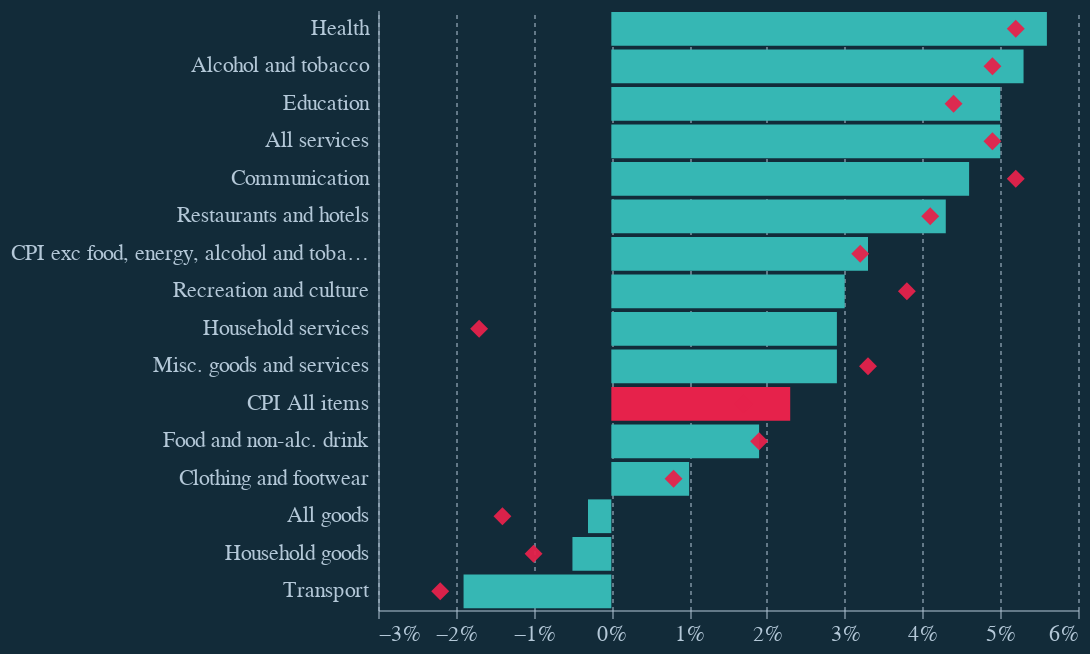

Write notebook code for a chart like this one.
### Code cell
bars = alt.Chart(df).mark_bar().encode(
    alt.X('Oct 2024:Q').axis(format='%'),
    alt.Y('Division:N').sort('-x'),
    color=alt.condition(alt.datum.Division == 'CPI All items', alt.value('#e6224b'), alt.value('#36b7b4'))
)

points = alt.Chart(df).mark_point(shape='diamond').encode(
    alt.X('Sep 2024:Q').axis(format='%'),
    alt.Y('Division:N').sort('-x')
)

# bars + points + image
bars + points

### Figure 1 — Vega-Lite specification as saved in the notebook (floating-point values rounded to 4 significant figures)
{"config": {"background": "#122b39", "font": "Circular Std", "text": {"color": "#b4c8d8", "font": "Circular Std", "align": "left", "dx": 7, "dy": 0, "fontSize": 11}, "view": {"stroke": null, "continuousWidth": 350, "continuousHeight": 280, "discreteWidth": 400, "discreteHeight": 300}, "bar": {"color": "#179fdb"}, "line": {"color": "#e6224b"}, "rule": {"color": "#b4c8d8"}, "point": {"filled": true, "size": 80, "color": "#e6224b", "opacity": 0.95}, "geoshape": {"stroke": "white", "strokeWidth": 0.3}, "axis": {"labelColor": "#b4c8d8", "labelFontSize": 11, "labelFont": "Circular Std", "tickColor": "#b4c8d8", "tickOpacity": 0.5, "domainColor": "#b4c8d8", "domainOpacity": 0.5, "gridColor": "#b4c8d8", "gridDash": [2, 2], "gridOpacity": 0.5, "title": null, "titleColor": "#b4c8d8", "tickSize": 4}, "axisXDiscrete": {"grid": false, "labelAngle": 0, "tickCount": 10, "tickOpacity": 0.5, "title": null}, "axisYDiscrete": {"ticks": false, "labelPadding": 5}, "axisXTemporal": {"grid": false, "ticks": true}, "axisXQuantitative": {"grid": true}, "axisYQuantitative": {"gridColor": "#b4c8d8", "gridDash": [1, 5], "gridOpacity": 0.5, "ticks": false, "labelPadding": 5, "tickCount": 8}, "title": {"color": "#b4c8d8", "subtitleColor": "#b4c8d8E6", "font": "Circular Std", "subtitleFont": "Circular Std", "anchor": "start", "frame": "group", "fontSize": 14, "subtitleFontSize": 12, "subtitlePadding": 4, "offset": 0}, "legend": {"titleColor": "#b4c8d8", "labelColor": "#b4c8d8"}}, "layer": [{"mark": {"type": "bar"}, "encoding": {"color": {"condition": {"test": "(datum.Division === 'CPI All items')", "value": "#e6224b"}, "value": "#36b7b4"}, "x": {"axis": {"format": "%"}, "field": "Oct 2024", "type": "quantitative"}, "y": {"field": "Division", "sort": "-x", "type": "nominal"}}}, {"mark": {"type": "point", "shape": "diamond"}, "encoding": {"x": {"axis": {"format": "%"}, "field": "Sep 2024", "type": "quantitative"}, "y": {"field": "Division", "sort": "-x", "type": "nominal"}}}], "data": {"name": "data-bee6010c6a7bdde3735c55d40b63b935"}, "$schema": "https://vega.github.io/schema/vega-lite/v5.17.0.json", "datasets": {"data-bee6010c6a7bdde3735c55d40b63b935": [{"Division": "CPI All items", "Sep 2024": 0.017, "Oct 2024": 0.023, "Rank": 11}, {"Division": "Food and non-alc. drink", "Sep 2024": 0.019, "Oct 2024": 0.019, "Rank": 12}, {"Division": "Alcohol and tobacco", "Sep 2024": 0.049, "Oct 2024": 0.053, "Rank": 2}, {"Division": "Clothing and footwear", "Sep 2024": 0.008, "Oct 2024": 0.01, "Rank": 13}, {"Division": "Household services", "Sep 2024": -0.017, "Oct 2024": 0.029, "Rank": 9}, {"Division": "Household goods", "Sep 2024": -0.01, "Oct 2024": -0.005, "Rank": 15}, {"Division": "Health", "Sep 2024": 0.052, "Oct 2024": 0.056, "Rank": 1}, {"Division": "Transport", "Sep 2024": -0.022, "Oct 2024": -0.019, "Rank": 16}, {"Division": "Communication", "Sep 2024": 0.052, "Oct 2024": 0.046, "Rank": 5}, {"Division": "Recreation and culture", "Sep 2024": 0.038, "Oct 2024": 0.03, "Rank": 8}, {"Division": "Education", "Sep 2024": 0.044, "Oct 2024": 0.05, "Rank": 3}, {"Division": "Restaurants and hotels", "Sep 2024": 0.041, "Oct 2024": 0.043, "Rank": 6}, {"Division": "Misc. goods and services", "Sep 2024": 0.033, "Oct 2024": 0.029, "Rank": 9}, {"Division": "All goods", "Sep 2024": -0.014, "Oct 2024": -0.003, "Rank": 14}, {"Division": "All services", "Sep 2024": 0.049, "Oct 2024": 0.05, "Rank": 3}, {"Division": "CPI exc food, energy, alcohol and tobacco (core CPI)", "Sep 2024": 0.032, "Oct 2024": 0.033, "Rank": 7}]}}
